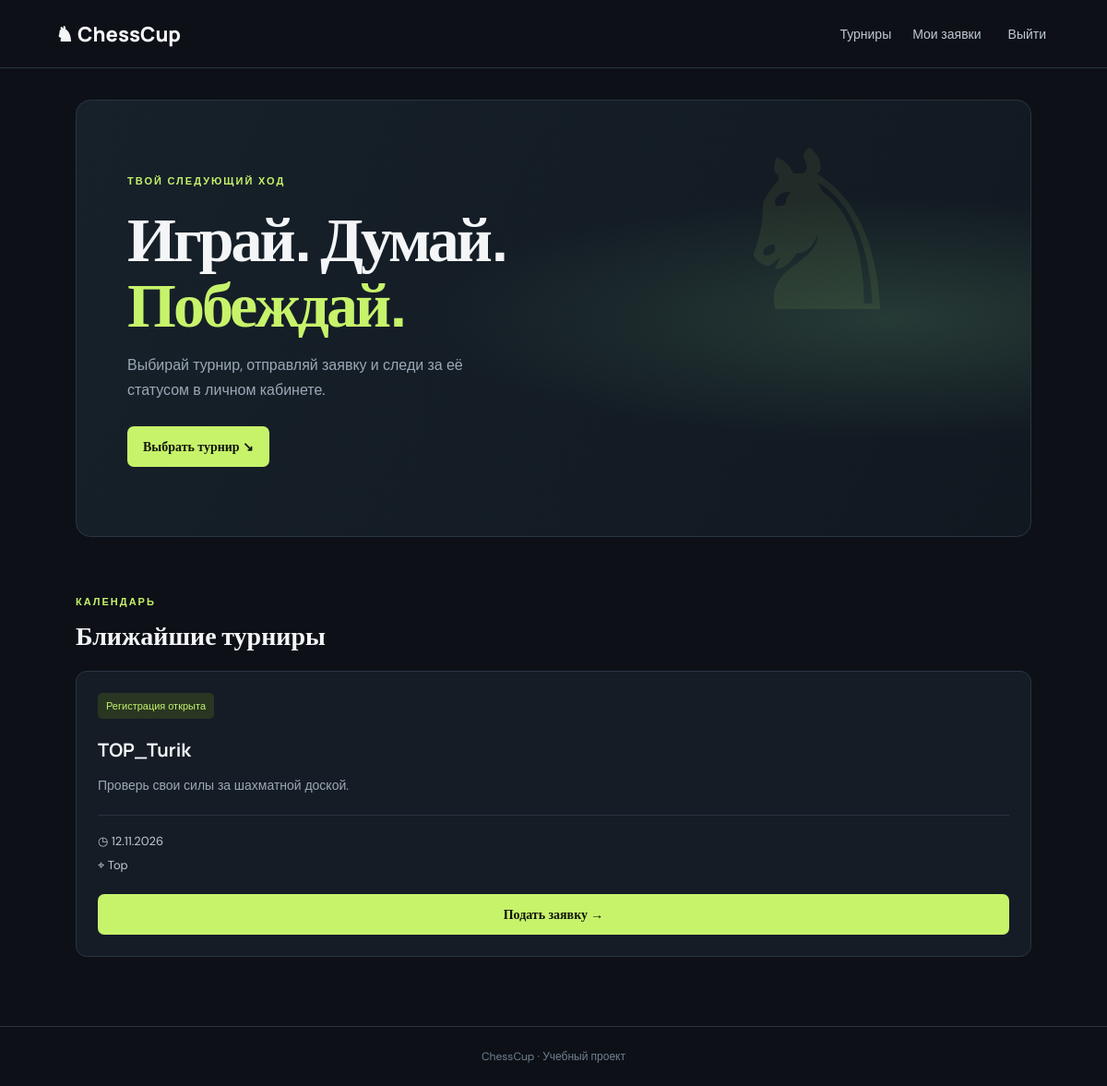
The app's page / (signed in) with its own data.
### tournaments/models.py (models this page shows, shortened)
class Tournament(models.Model):
    title=models.CharField("Название",max_length=120)
    date=models.DateField("Дата проведения")
    location=models.CharField("Место проведения",max_length=160)
    description=models.TextField("Описание",blank=True)
    is_open=models.BooleanField("Регистрация открыта",default=True)
    class Meta:
        ordering=["date"]; verbose_name="Турнир"; verbose_name_plural="Турниры"

### tournaments/views.py (the view)
# urls.py: urlpatterns=[path("",views.home,name="home"),path("register/",views.signup,name="signup"),path("login/",auth_views.LoginView.as_view(template_name="tournaments/login.html"),name="login"),path("logout/
def home(request):
    return render(request,"tournaments/home.html",{"tournaments":Tournament.objects.all()})

### templates/tournaments/home.html
{% extends "base.html" %}{% block title %}ChessCup — турниры{% endblock %}{% block content %}<section class="hero"><small>ТВОЙ СЛЕДУЮЩИЙ ХОД</small><h1>Играй. Думай.<br><em>Побеждай.</em></h1><p>Выбирай турнир, отправляй заявку и следи за её статусом в личном кабинете.</p><a class="button" href="#events">Выбрать турнир ↘</a><span class="watermark">♞</span></section><div class="heading" id="events"><div><small>КАЛЕНДАРЬ</small><h2>Ближайшие турниры</h2></div></div><div class="cards">{% for t in tournaments %}<article class="card"><span class="tag">{% if t.is_open %}Регистрация открыта{% else %}Регистрация закрыта{% endif %}</span><h3>{{ t.title }}</h3><p class="muted">{{ t.description|default:"Проверь свои силы за шахматной доской." }}</p><div class="meta">◷ {{ t.date|date:"d.m.Y" }}<br>⌖ {{ t.location }}</div>{% if t.is_open %}<a class="button full" href="{% url 'apply' t.id %}">Подать заявку →</a>{% else %}<button class="button full" disabled>Приём закрыт</button>{% endif %}</article>{% empty %}<div class="card">Пока нет турниров. Добавьте первый через /admin/.</div>{% endfor %}</div>{% endblock %}

### static/css/style.css (style rules this page uses)
:root { --bg:#0d1117;--panel:#151c25;--text:#f3f5f7;--muted:#9ba8b7;--lime:#c7f36b;--line:#2a3542 }
* { box-sizing:border-box }
body { margin:0;background:var(--bg);color:var(--text);font-family:'DM Sans',sans-serif }
a { color:inherit;text-decoration:none }
.hero { position:relative;overflow:hidden;margin:34px 0 58px;padding:75px 55px;border:1px solid var(--line);border-radius:16px;background:radial-gradient(ellipse at 85% 50%,#263a36,transparent 40%),linear-gradient(115deg,#17212a,#111820) }
small { font-size:11px;letter-spacing:2px;color:var(--lime);font-weight:700 }
.hero h1 { font:800 clamp(43px,6vw,68px)/1.05 Manrope;letter-spacing:-3px;margin:17px 0 }
.hero em { font-style:normal;color:var(--lime) }
.hero p { max-width:420px;color:var(--muted);line-height:1.7;margin-bottom:26px }
.watermark { position:absolute;right:12%;top:-12px;font-size:240px;color:var(--lime);opacity:.08 }
.button { display:inline-block;background:var(--lime);color:#10150a;border:0;border-radius:7px;padding:13px 17px;font:700 14px 'DM Sans';cursor:pointer }
.heading { margin-bottom:20px }
.heading h2 { font:700 28px Manrope;margin:8px 0 }
.cards { display:grid;grid-template-columns:repeat(auto-fit,minmax(260px,1fr));gap:17px;margin-bottom:75px }
.card { background:var(--panel);border:1px solid var(--line);border-radius:12px;padding:23px }
.tag { display:inline-block;background:#283622;color:var(--lime);padding:7px 9px;border-radius:5px;font-size:11px }
.card h3 { font:700 20px Manrope;margin:20px 0 8px }
.muted { color:var(--muted);font-size:14px;line-height:1.6 }
.meta { border-top:1px solid var(--line);padding-top:15px;margin-top:20px;color:#c0cad4;font-size:13px;line-height:2 }
.full { width:100%;margin-top:18px;text-align:center }
.form-wrap h1,h1 { font:800 37px Manrope;letter-spacing:-1px;margin:12px 0 }

### records on screen
Tournament: is_open "Регистрация открыта", title "TOP_Turik", description "Проверь свои силы за шахматной доской.", date "12.11.2026", location "Top"
